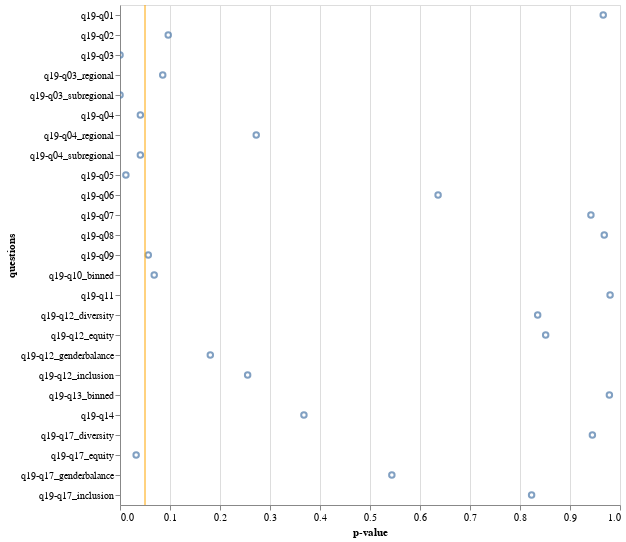

Source (notebook cell):
### Code cell
mark = alt.Chart(chi2_data).mark_point().encode(
    alt.X("p-value"),
    alt.Y("questions"),
    tooltip=["questions", "p-value", "dof", "statistic"]
)

rule = (
    alt.Chart()
    .mark_rule(color="orange")
    .encode(x=alt.datum(0.05))
)

(mark + rule).properties(
    width=500,
    height=500,
).interactive()

### Figure 1 — Vega-Lite specification as saved in the notebook (floating-point values rounded to 4 significant figures)
{"config": {"view": {"continuousWidth": 300, "continuousHeight": 300}}, "layer": [{"data": {"name": "data-7c5038e0ac654fede16e085addbe1d0d"}, "mark": {"type": "point"}, "encoding": {"tooltip": [{"field": "questions", "type": "nominal"}, {"field": "p-value", "type": "quantitative"}, {"field": "dof", "type": "quantitative"}, {"field": "statistic", "type": "quantitative"}], "x": {"field": "p-value", "type": "quantitative"}, "y": {"field": "questions", "type": "nominal"}}, "name": "view_9"}, {"data": {"name": "empty"}, "mark": {"type": "rule", "color": "orange"}, "encoding": {"x": {"datum": 0.05}}}], "height": 500, "params": [{"name": "param_9", "select": {"type": "interval", "encodings": ["x", "y"]}, "bind": "scales", "views": ["view_9"]}], "width": 500, "$schema": "https://vega.github.io/schema/vega-lite/v5.8.0.json", "datasets": {"data-7c5038e0ac654fede16e085addbe1d0d": [{"questions": "q19-q01", "statistic": 25.27, "p-value": 0.9665, "dof": 40}, {"questions": "q19-q02", "statistic": 28.57, "p-value": 0.09648, "dof": 20}, {"questions": "q19-q03", "statistic": 137.0, "p-value": 7.629e-05, "dof": 80}, {"questions": "q19-q04", "statistic": 109.0, "p-value": 0.04073, "dof": 85}, {"questions": "q19-q05", "statistic": 50.22, "p-value": 0.01176, "dof": 30}, {"questions": "q19-q06", "statistic": 36.33, "p-value": 0.6362, "dof": 40}, {"questions": "q19-q07", "statistic": 4.119, "p-value": 0.9418, "dof": 10}, {"questions": "q19-q08", "statistic": 13.58, "p-value": 0.9685, "dof": 25}, {"questions": "q19-q09", "statistic": 17.91, "p-value": 0.05656, "dof": 10}, {"questions": "q19-q11", "statistic": 3.052, "p-value": 0.9802, "dof": 10}, {"questions": "q19-q12_genderbalance", "statistic": 31.26, "p-value": 0.1806, "dof": 25}, {"questions": "q19-q12_diversity", "statistic": 18.16, "p-value": 0.8354, "dof": 25}, {"questions": "q19-q12_equity", "statistic": 17.79, "p-value": 0.8513, "dof": 25}, {"questions": "q19-q12_inclusion", "statistic": 29.21, "p-value": 0.2553, "dof": 25}, {"questions": "q19-q14", "statistic": 26.76, "p-value": 0.3678, "dof": 25}, {"questions": "q19-q17_genderbalance", "statistic": 13.76, "p-value": 0.5437, "dof": 15}, {"questions": "q19-q17_diversity", "statistic": 7.424, "p-value": 0.9448, "dof": 15}, {"questions": "q19-q17_equity", "statistic": 26.58, "p-value": 0.03231, "dof": 15}, {"questions": "q19-q17_inclusion", "statistic": 9.945, "p-value": 0.8232, "dof": 15}, {"questions": "q19-q03_regional", "statistic": 35.15, "p-value": 0.08545, "dof": 25}, {"questions": "q19-q03_subregional", "statistic": 137.0, "p-value": 7.629e-05, "dof": 80}, {"questions": "q19-q04_regional", "statistic": 28.8, "p-value": 0.2725, "dof": 25}, {"questions": "q19-q04_subregional", "statistic": 109.0, "p-value": 0.04073, "dof": 85}, {"questions": "q19-q10_binned", "statistic": 71.33, "p-value": 0.06842, "dof": 55}, {"questions": "q19-q13_binned", "statistic": 56.46, "p-value": 0.9788, "dof": 80}], "empty": [{}]}}
